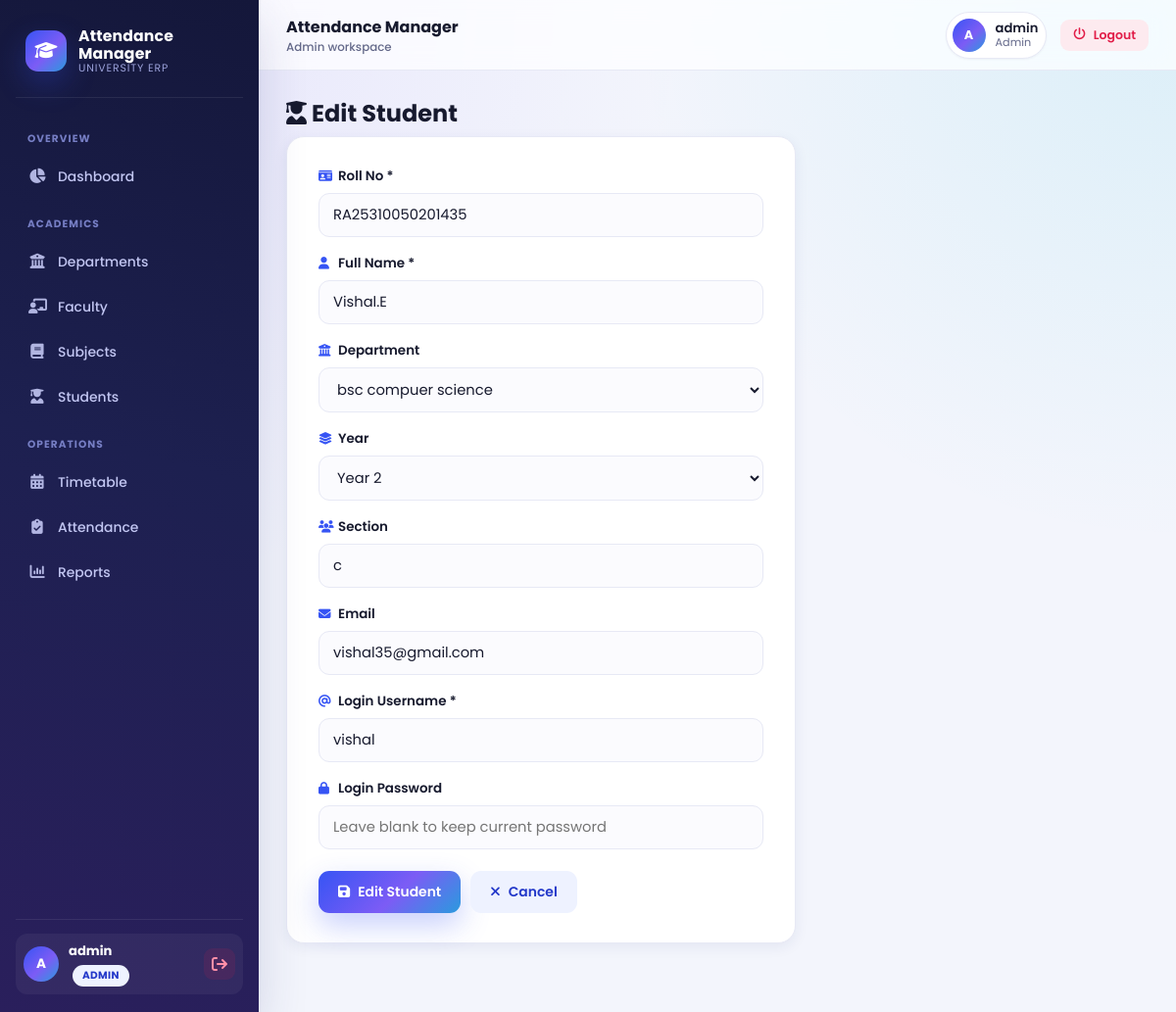
Page /students/edit/2 (signed in) on the committed database.
### tables this page shows
CREATE TABLE students (
                id INTEGER PRIMARY KEY AUTOINCREMENT,
                roll_no TEXT UNIQUE NOT NULL,
                name TEXT NOT NULL,
                department_id INTEGER,
                year INTEGER,
                section TEXT,
                email TEXT,
                username TEXT UNIQUE NOT NULL,
                password_hash TEXT NOT NULL,
                created_at TEXT DEFAULT (datetime('now')),
                FOREIGN KEY (department_id) REFERENCES departments (id) ON DELETE SET NULL
            );

CREATE TABLE departments (
                id INTEGER PRIMARY KEY AUTOINCREMENT,
                name TEXT UNIQUE NOT NULL,
                code TEXT,
                created_at TEXT DEFAULT (datetime('now'))
            );

### app.py (the view, shortened to what this page needs)
@app.route("/students/edit/<int:student_id>", methods=["GET", "POST"])
@role_required("admin")
def edit_student(student_id):
    student = db.get_student(student_id)
    departments = db.get_all_departments()
    if not student:
        flash("Student not found.", "error")
        return redirect(url_for("students"))
    return render_template("student_form.html", student=student, action="Edit",
                            departments=departments, years=YEARS)

### app.py (called while the page is built)
def role_required(*roles):
    def decorator(view_func):
        @wraps(view_func)
        def wrapped(*args, **kwargs):
            if "user_id" not in session:
                flash("Please log in to continue.", "warning")
                return redirect(url_for("login"))
            if session.get("role") not in roles:
                flash("You do not have permission to view that page.", "error")
                return redirect(url_for("dashboard"))
            return view_func(*args, **kwargs)
        return wrapped
    return decorator

@app.context_processor
def inject_user():
    return {
        "current_user": session.get("username"),
        "current_role": session.get("role"),
    }

### database.py (called while the page is built)
def get_db_connection():
    conn = sqlite3.connect(DB_PATH, timeout=DB_TIMEOUT_SECONDS)
    conn.row_factory = sqlite3.Row
    conn.execute("PRAGMA foreign_keys = ON")
    conn.execute(f"PRAGMA busy_timeout = {DB_TIMEOUT_SECONDS * 1000}")
    conn.execute("PRAGMA journal_mode = WAL")
    conn.execute("PRAGMA synchronous = NORMAL")
    return conn

def get_all_departments():
    conn = get_db_connection()
    try:
        rows = conn.execute("SELECT * FROM departments ORDER BY name ASC").fetchall()
    finally:
        conn.close()
    return rows

def get_student(student_id):
    conn = get_db_connection()
    try:
        row = conn.execute("""
            SELECT st.*, d.name AS department_name
            FROM students st
            LEFT JOIN departments d ON d.id = st.department_id
            WHERE st.id = ?
        """, (student_id,)).fetchone()
    finally:
        conn.close()
    return row

### templates/student_form.html (shortened to what this page needs)
{% extends "base.html" %}
{% block content %}
<div class="page-header">
    <h1><i class="fa-solid fa-user-graduate"></i> {{ action }} Student</h1>
</div>
<form method="POST" class="form-card">
    <div class="form-group">
        <label for="roll_no"><i class="fa-solid fa-id-card"></i> Roll No *</label>
        <input type="text" id="roll_no" name="roll_no" value="{{ student.roll_no if student else '' }}" required>
    </div>
    <div class="form-group">
        <label for="name"><i class="fa-solid fa-user"></i> Full Name *</label>
        <input type="text" id="name" name="name" value="{{ student.name if student else '' }}" required>
    </div>
    <div class="form-group">
        <label for="department_id"><i class="fa-solid fa-building-columns"></i> Department</label>
        <select id="department_id" name="department_id">
            {% for d in departments %}
            <option value="{{ d.id }}" {% if student and student.department_id == d.id %}selected{% endif %}>{{ d.name }}</option>
            {% endfor %}
        </select>
    </div>
    <div class="form-group">
        <label for="year"><i class="fa-solid fa-layer-group"></i> Year</label>
        <select id="year" name="year">
            {% for y in years %}
            <option value="{{ y }}" {% if student and student.year == y %}selected{% endif %}>Year {{ y }}</option>
            {% endfor %}
        </select>
    </div>
    <div class="form-group">
        <label for="section"><i class="fa-solid fa-users"></i> Section</label>
        <input type="text" id="section" name="section" value="{{ student.section if student else '' }}" placeholder="e.g. A">
    </div>
    <div class="form-group">
        <label for="email"><i class="fa-solid fa-envelope"></i> Email</label>
        <input type="email" id="email" name="email" value="{{ student.email if student else '' }}">
    </div>
    <div class="form-group">
        <label for="username"><i class="fa-solid fa-at"></i> Login Username *</label>
        <input type="text" id="username" name="username" value="{{ student.username if student else '' }}" required>
    </div>
    <div class="form-group">
        <label for="password"><i class="fa-solid fa-lock"></i> Login Password {% if not student %}*{% endif %}</label>
        <input type="password" id="password" name="password" {% if not student %}required{% endif %}
               placeholder="{{ 'Leave blank to keep current password' if student else '' }}">
    </div>
    <div class="form-actions">
        <button type="submit" class="btn btn-primary"><i class="fa-solid fa-floppy-disk"></i> {{ action }} Student</button>
        <a href="{{ url_for('students') }}" class="btn btn-secondary"><i class="fa-solid fa-xmark"></i> Cancel</a>
    </div>
</form>
{% endblock %}

### static/css/style.css (style rules this page uses)
:root { --royal: #3654f4; --royal-dark: #2338c9; --violet: #8b5cf6; --cyan: #06b6d4; --blue-50: #eef2ff; --primary: var(--royal); --primary-dark: var(--royal-dark); --gradient-brand: linear-gradient(135deg, #3654f4 0%, #7c5cf5 55%, #06b6d4 120%); --gradient-brand-soft: linear-gradient(135deg, rgba(54,84,244,.12), rgba(124,92,245,.12) 55%, rgba(6,182,212,.12)); --gradient-violet: linear-gradient(135deg, #7c3aed, #6366f1); --green: #16a34a; --green-soft: #e7faf0; --red: #e11d48; --red-soft: #fdeaef; --yellow: #d97706; --yellow-soft: #fef6e6; --orange: #f97316; --orange-soft: #fff1e6; --gray: #6b7280; --gray-soft: #f1f2f7; --bg: #f3f5fc; --bg-accent: #eef1ff; --card-bg: #ffffff; --glass-bg: rgba(255, 255, 255, 0.72); --border: #e7e9f5; --text: #171a2e; --text-dim: #64698a; --radius: 18px; --radius-sm: 12px; --radius-lg: 24px; --shadow-xs: 0 1px 2px rgba(30, 41, 87, 0.05); --shadow-sm: 0 4px 14px rgba(35, 45, 110, 0.07); --shadow-md: 0 10px 30px rgba(35, 45, 110, 0.10); --shadow-lg: 0 20px 48px rgba(35, 45, 110, 0.16); --shadow-glow: 0 12px 30px rgba(54, 84, 244, 0.28); --sidebar-w: 264px; --topbar-h: 72px; --ease: cubic-bezier(.4, 0, .2, 1); }
* { box-sizing: border-box; }
html { scroll-behavior: smooth; }
body { margin: 0; font-family: 'Poppins', 'Segoe UI', Roboto, Helvetica, Arial, sans-serif; background: radial-gradient(circle at 8% 0%, rgba(124, 92, 245, .10), transparent 40%), radial-gradient(circle at 100% 0%, rgba(6, 182, 212, .10), transparent 35%), var(--bg); color: var(--text); -webkit-font-smoothing: antialiased; min-height: 100vh; }
a { color: inherit; }
h1, h2, h3 { font-family: 'Poppins', sans-serif; margin: 0; }
.form-group { margin-bottom: 17px; text-align: left; }
.form-group label { display: flex; align-items: center; gap: 6px; margin-bottom: 7px; font-weight: 600; font-size: .84rem; color: var(--text); }
.form-group label i { color: var(--primary); font-size: .78rem; width: 14px; }
.form-group input, .form-group select { width: 100%; padding: 11px 14px; border: 1.5px solid var(--border); border-radius: 11px; font-size: .92rem; font-family: inherit; background: #fbfbfe; color: var(--text); transition: border-color .18s var(--ease), box-shadow .18s var(--ease), background .18s var(--ease); }
.form-card { background: var(--card-bg); padding: 30px 32px; border-radius: var(--radius); max-width: 520px; border: 1px solid var(--border); box-shadow: var(--shadow-sm); animation: fadeInUp .4s var(--ease); }
.form-actions { margin-top: 22px; display: flex; gap: 10px; }
.btn { display: inline-flex; align-items: center; gap: 8px; padding: 11px 20px; border-radius: 11px; border: none; font-size: .87rem; font-weight: 600; text-decoration: none; cursor: pointer; transition: transform .16s var(--ease), box-shadow .16s var(--ease), background .16s var(--ease), color .16s var(--ease); font-family: inherit; position: relative; overflow: hidden; white-space: nowrap; }
.btn-primary { background: var(--gradient-brand); color: #fff; box-shadow: var(--shadow-glow); }
.btn-secondary { background: var(--blue-50); color: var(--primary-dark); }
.page-header { display: flex; justify-content: space-between; align-items: center; flex-wrap: wrap; gap: 14px; margin-bottom: 6px; }
.page-header h1 { font-size: 1.5rem; font-weight: 700; }

### rows in the picture
students: roll_no "RA25310050201435", name "Vishal.E", department_id "bsc compuer science", year "Year 2", section "c", email "vishal35@gmail.com", username "vishal"

### other values in the picture
{{ current_user[0]|upper }} "A"
{{ current_user }} "admin"
{{ current_role|capitalize }} "ADMIN"
{{ current_role|capitalize }} "Admin"
{{ action }} "Edit"
